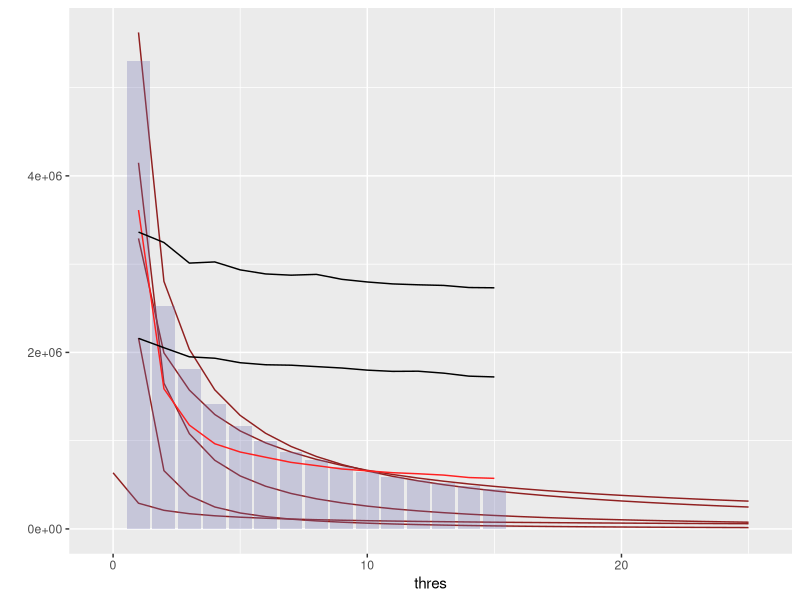

Source code (R):
## ---- chunk 1
knitr::opts_chunk$set(echo = TRUE)
library(ggplot2)
## ---- chunk 2
df <- data.frame(
  thres = c(0:25),
  dictionary = c(635898, 290977, 210638, 172374, 148730, 132790, 120949, 111875, 104444,  98384,  93191, 88961,  85113,  81838,  78762,  75981,  73563,  71432,  69445,  67655,  65972,  64302,  62830,  61443, 60136,  59003), 
  bigram = c(NA, 3291429, 1994107, 1573312, 1296575, 1110232,  974740,  870459,  787397,  719895,  664183,  616619,  575896,  540552,  509250,  481685,  456991,  434776,  414939,  396640,  380071,  364807,  350872,  337776,  325816,  314764), 
  trigram = c(NA,  5625424, 2804774, 2034581, 1575805, 1285927, 1083501,  934522,  820417,  729832,  656635,  595630,  544648,  501273,  463707,  431231,  402495,  377277,  354812,  334973,  316696,  300223,  285328,  271814,  259321,  247988), 
  fourgram = c(NA, 4148823, 1651592, 1078718,  777556,  600089, 483454,  401580,  341008,  294877,  258288,  228370,  204289,  184014,  166900,  152491,  139853,  128750,  119223,  110802,  103305,   96614,   90818,   85360,   80497,   76064), 
  fivegram = c(NA, 2162658,  660194,  376018,  248505,  180474,  138840,  110663,   90720,   76206,   64958,   56121, 49055,   43191,   38278,   34323,   30975,   28158,   25611,   23364,   21516,   19887,   18498,   17221, 16046,   14980),
  MB = c(NA, 176.9101, 84.01064, 60.57271, 47.24954, 38.99012, 33.31171, 29.15393, 25.9761, 23.47291, 21.45021, 19.76416, 18.35823, 17.15822, 16.118, 15.22074, rep(NA, 10)),
  time = c(NA, 0.3613, 0.1588, 0.1176, 0.0965, 0.0871, 0.0812, 0.0754, 0.0717, 0.0679, 0.0658, 0.0637, 0.0625, 0.0610, 0.0582, 0.0573, rep(NA, 10)),
  top_precision = c(NA, 0.2159, 0.2053,    0.1950, 0.1934,  0.1883,  0.1860, 0.1855,  0.1839, 0.1823,  0.1799, 0.1785, 0.1787,  0.1765,     0.1731,    0.1722, rep(NA, 10)),
  precision = c(NA, 0.3363, 0.3245,    0.3012, 0.3025,  0.2935,  0.2889, 0.2875,  0.2884, 0.2828,  0.2798, 0.2776, 0.2766,  0.2759,     0.2735,    0.2732, rep(NA, 10)) 
)

library(ggplot2)

qplot(data = df, x = thres) +
  geom_line(aes(y = dictionary), colour = "#902020") +
  geom_line(aes(y = bigram), colour = "#902020") +
  geom_line(aes(y = trigram), colour = "#902020") +
  geom_line(aes(y = fourgram), colour = "#902020") +
  geom_line(aes(y = fivegram), colour = "#902020") +
  geom_col(aes(y = MB * 3 * 10 ^ 4), fill = "#7070B0", alpha = .3) +
  geom_line(aes(y = time * 10 ^ 7), colour = "#FF2020") +
  geom_line(aes(y = top_precision* 10 ^ 7), fill = "#70E070") +
  geom_line(aes(y = precision* 10 ^ 7), fill = "#70E070")


#The size of dictionary depending on frequency theshold
